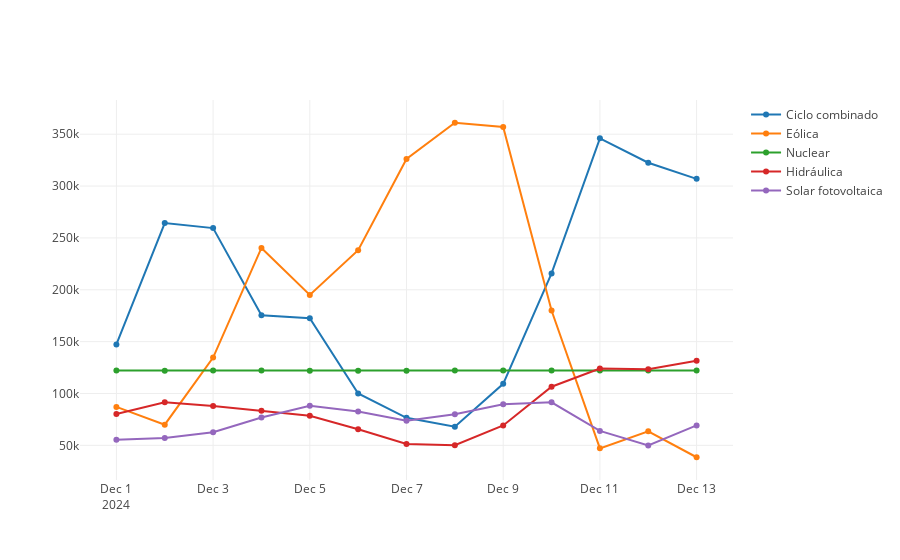

Source (notebook cell):
### Code cell
def AnalisisEnergiasMensual(listaEnergias: Seq[String], df: DataFrame): Unit = {
  val seqFechas = df.orderBy("Fecha").select("Fecha").distinct.as[String].collect.toSeq
  val seqValores = listaEnergias.map(energia => df.filter($"Tipo" === energia).orderBy("Fecha").select("Valor").as[Double].collect.toSeq)

  val traces = listaEnergias.zip(seqValores).map { case (nombre, seqValor) =>
    Scatter(seqFechas, seqValor, name = nombre)
  }

  val data = traces
  plot(data)
}

val dataFrameBalance2024 = datosBalance.filter(date_format(col("Fecha"),"yyyy-MM").isin("2024-12")) //Elegimos año
val EnergiasParaAnalizar = datosBalance
    .filter($"Compuesto" === false)
    .filter($"Familia" =!= "Demanda")
    .filter(date_format($"Fecha", "yyyy-MM") === "2024-12")
    .groupBy($"Tipo")
    .agg(sum($"Valor"))
    .orderBy(desc("sum(Valor)"))
    .select("Tipo")
    .limit(5)
    .as[String]
    .collect()
    .toSeq

AnalisisEnergiasMensual(EnergiasParaAnalizar, dataFrameBalance2024)

### Figure 1 — Plotly figure (JSON) as saved in the notebook; plotly's stock layout.template omitted (floating-point values rounded to 4 significant figures)
{"data": [{"name": "Ciclo combinado", "type": "scatter", "x": ["2024-12-01 00:00:00", "2024-12-02 00:00:00", "2024-12-03 00:00:00", "2024-12-04 00:00:00", "2024-12-05 00:00:00", "2024-12-06 00:00:00", "2024-12-07 00:00:00", "2024-12-08 00:00:00", "2024-12-09 00:00:00", "2024-12-10 00:00:00", "2024-12-11 00:00:00", "2024-12-12 00:00:00", "2024-12-13 00:00:00"], "y": [147300.0, 264400.0, 259400.0, 175400.0, 172500.0, 100100.0, 76610.0, 67980.0, 109300.0, 215800.0, 346000.0, 322500.0, 306900.0]}, {"name": "Eólica", "type": "scatter", "x": ["2024-12-01 00:00:00", "2024-12-02 00:00:00", "2024-12-03 00:00:00", "2024-12-04 00:00:00", "2024-12-05 00:00:00", "2024-12-06 00:00:00", "2024-12-07 00:00:00", "2024-12-08 00:00:00", "2024-12-09 00:00:00", "2024-12-10 00:00:00", "2024-12-11 00:00:00", "2024-12-12 00:00:00", "2024-12-13 00:00:00"], "y": [87070.0, 69930.0, 134600.0, 240300.0, 195000.0, 238200.0, 326100.0, 361000.0, 357000.0, 180000.0, 47120.0, 63620.0, 38550.0]}, {"name": "Nuclear", "type": "scatter", "x": ["2024-12-01 00:00:00", "2024-12-02 00:00:00", "2024-12-03 00:00:00", "2024-12-04 00:00:00", "2024-12-05 00:00:00", "2024-12-06 00:00:00", "2024-12-07 00:00:00", "2024-12-08 00:00:00", "2024-12-09 00:00:00", "2024-12-10 00:00:00", "2024-12-11 00:00:00", "2024-12-12 00:00:00", "2024-12-13 00:00:00"], "y": [122080, 122000.0, 122100.0, 122100.0, 122042, 121975, 122000.0, 122100.0, 122100.0, 122203, 122300.0, 122300.0, 122269]}, {"name": "Hidráulica", "type": "scatter", "x": ["2024-12-01 00:00:00", "2024-12-02 00:00:00", "2024-12-03 00:00:00", "2024-12-04 00:00:00", "2024-12-05 00:00:00", "2024-12-06 00:00:00", "2024-12-07 00:00:00", "2024-12-08 00:00:00", "2024-12-09 00:00:00", "2024-12-10 00:00:00", "2024-12-11 00:00:00", "2024-12-12 00:00:00", "2024-12-13 00:00:00"], "y": [80156, 91650.0, 87860.0, 83470.0, 78610.0, 65510.0, 51329, 50170.0, 69180.0, 106600.0, 124100.0, 123300.0, 131500.0]}, {"name": "Solar fotovoltaica", "type": "scatter", "x": ["2024-12-01 00:00:00", "2024-12-02 00:00:00", "2024-12-03 00:00:00", "2024-12-04 00:00:00", "2024-12-05 00:00:00", "2024-12-06 00:00:00", "2024-12-07 00:00:00", "2024-12-08 00:00:00", "2024-12-09 00:00:00", "2024-12-10 00:00:00", "2024-12-11 00:00:00", "2024-12-12 00:00:00", "2024-12-13 00:00:00"], "y": [55300.0, 57140.0, 62640.0, 76860.0, 88160.0, 82600.0, 73710.0, 79980.0, 89520.0, 91460.0, 63930.0, 49950.0, 69240.0]}], "layout": {"autosize": true, "xaxis": {"autorange": true, "range": ["2024-11-30 06:44:47.3081", "2024-12-13 17:15:12.6919"], "type": "date"}, "yaxis": {"autorange": true, "range": [14920.0, 384600.0], "type": "linear"}}}
